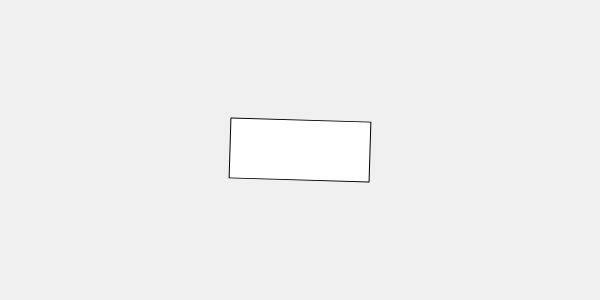
Frame 1 (no input)
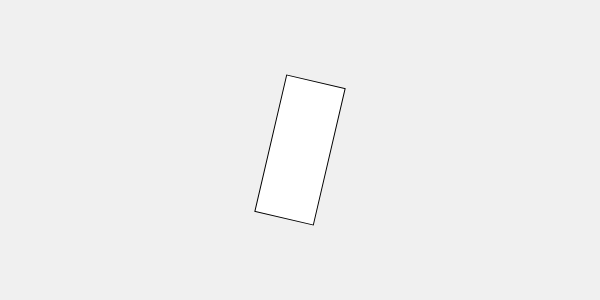
Frame 60 (no input)
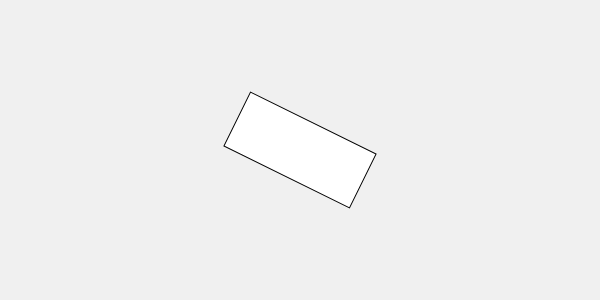
Frame 120 (the mouse pressed at the canvas centre since frame 60)

The p5.js sketch that drew these frames (run headless with seeded random() and noise() and a simulated clock; from frame 60 on, the mouse is pressed at the canvas centre):

// p5.js sketch
// ── sketch.js
function setup() { 
  createCanvas(600, 300); } 
  
  function draw() { 
    background(240); 
    let ang = frameCount * 0.03; 
    push(); 
    translate(300, 150); 
    rotate(ang); 
    rectMode(CENTER); 
    rect(0, 0, 140, 60);
    pop(); 

}
